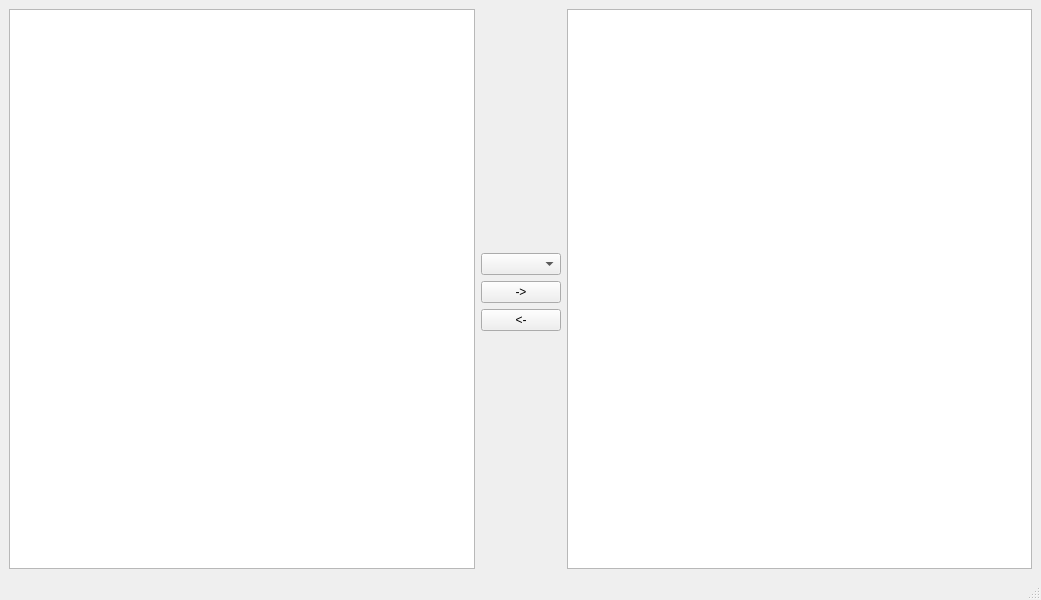
<?xml version="1.0" encoding="UTF-8"?>
<ui version="4.0">
 <class>MainWindow</class>
 <widget class="QMainWindow" name="MainWindow">
  <property name="geometry">
   <rect>
    <x>0</x>
    <y>0</y>
    <width>1041</width>
    <height>600</height>
   </rect>
  </property>
  <property name="windowTitle">
   <string>MainWindow</string>
  </property>
  <widget class="QWidget" name="centralwidget">
   <layout class="QGridLayout" name="gridLayout">
    <item row="2" column="1">
     <widget class="QPushButton" name="pushButton">
      <property name="text">
       <string>-&gt;</string>
      </property>
     </widget>
    </item>
    <item row="1" column="1">
     <widget class="QComboBox" name="comboBox"/>
    </item>
    <item row="4" column="1">
     <spacer name="verticalSpacer_2">
      <property name="orientation">
       <enum>Qt::Orientation::Vertical</enum>
      </property>
      <property name="sizeHint" stdset="0">
       <size>
        <width>20</width>
        <height>40</height>
       </size>
      </property>
     </spacer>
    </item>
    <item row="0" column="0" rowspan="5">
     <widget class="QPlainTextEdit" name="plainTextEdit"/>
    </item>
    <item row="0" column="1">
     <spacer name="verticalSpacer">
      <property name="orientation">
       <enum>Qt::Orientation::Vertical</enum>
      </property>
      <property name="sizeHint" stdset="0">
       <size>
        <width>20</width>
        <height>40</height>
       </size>
      </property>
     </spacer>
    </item>
    <item row="3" column="1">
     <widget class="QPushButton" name="pushButton_2">
      <property name="text">
       <string>&lt;-</string>
      </property>
     </widget>
    </item>
    <item row="0" column="2" rowspan="5">
     <widget class="QPlainTextEdit" name="plainTextEdit_2"/>
    </item>
   </layout>
  </widget>
  <widget class="QMenuBar" name="menubar">
   <property name="geometry">
    <rect>
     <x>0</x>
     <y>0</y>
     <width>1041</width>
     <height>26</height>
    </rect>
   </property>
  </widget>
  <widget class="QStatusBar" name="statusbar"/>
 </widget>
 <resources/>
 <connections/>
</ui>
